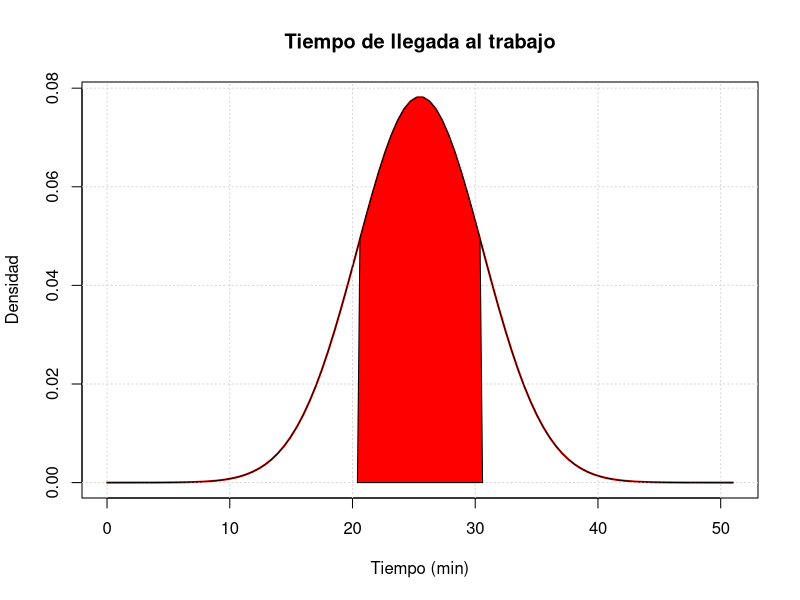

This figure's R source:
## ---- chunk 1
knitr::opts_chunk$set(echo = TRUE)
## ---- chunk 2
setwd(".")
library(knitr)
library(sqldf)
## ---- chunk 3
# A buena hora
pnorm(50,25.5,5.1)
pnorm(50,25.5,5.1)*240
# Tarde
1-pnorm(50,25.5,5.1)
1-pnorm(50,25.5,5.1)*240
## ---- chunk 4
pnorm(30,25.5,5.1)*240
## ---- chunk 5
# Si sale a las 8:26, la probabibilidad de que llegue tarde será
1-pnorm(34,25.5,5.1)
## ---- chunk 6
mean<-25.5
sd<-5.1
x <- seq(-5, 5, length=100)*sd+mean
hx <- dnorm(x, mean, sd)

plot(x, hx, type="l", xlab="Tiempo (min)", col="red",
     main="Tiempo de llegada al trabajo", lwd = 2,
     ylab="Densidad")
grid()

lb<-20.4
ub<-30.6
filtro<-x>=lb&x<=ub
lines(x, hx)
polygon(c(lb,x[filtro],ub), c(0,hx[filtro],0), col="red")

zonaprob<- (pnorm(ub, mean, sd) - pnorm(lb, mean, sd))*100
zonaprob
